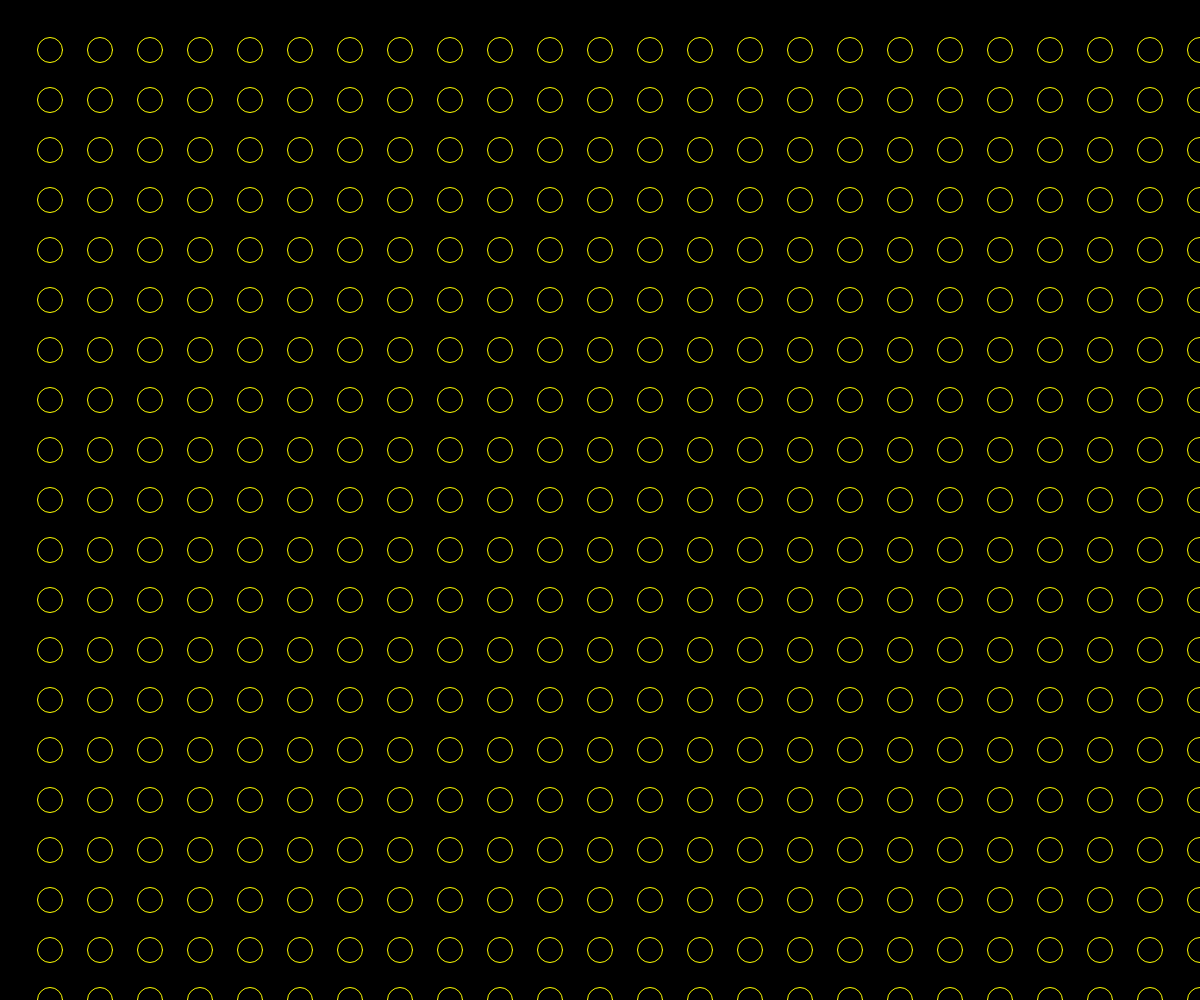
Frame 1 (no input)
Frame 60 (no input): identical to frame 1, image omitted
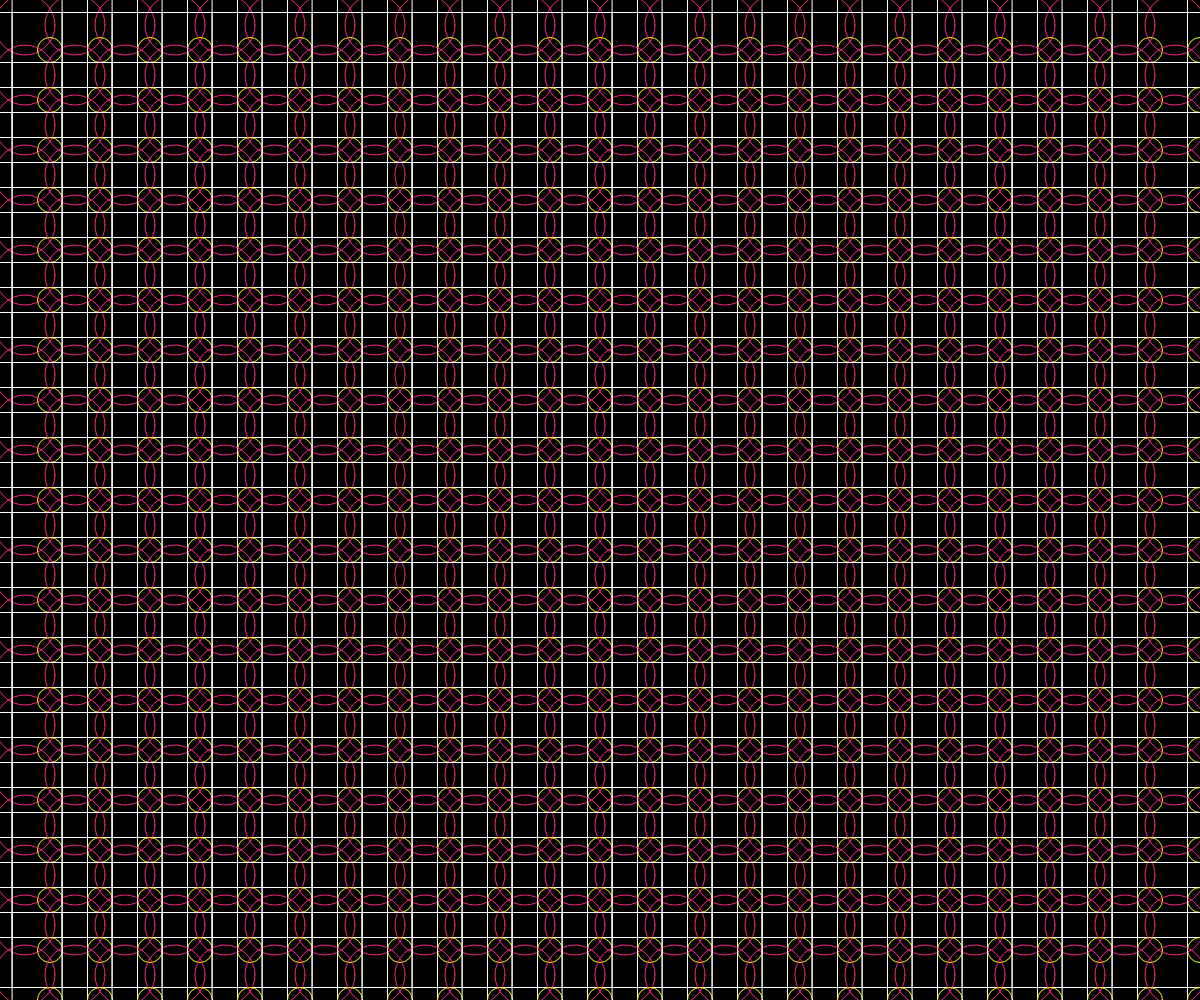
Frame 120 (the mouse pressed at the canvas centre since frame 60)

The p5.js sketch that drew these frames (run headless with seeded random() and noise() and a simulated clock; from frame 60 on, the mouse is pressed at the canvas centre):

// p5.js sketch
// ── sketch.js
function setup() {
  createCanvas(windowWidth, windowHeight);
}

function draw() {
  rectMode(CENTER)//設定方塊座標以中心點為圓心
  background(0); //背景顏色要為黑色
  noFill() //不充滿顏色
  stroke(255); //框線為白色
  var w= mouseX/10
  for(var j=0;j<height/50;j++)
  {
    for(var i=0;i<width/50;i++)
    {
      stroke("#f72585")
     ellipse(25+50*i,25+50*j,mouseX/10) //i從0開始 //寬度除以每個單位50
     stroke(255)
     rect(25+50*i,25+50*j,mouseY/4)
     stroke(255,255,0)
     ellipse(50+50*i,50+50*j,25)
    }
  }
}
